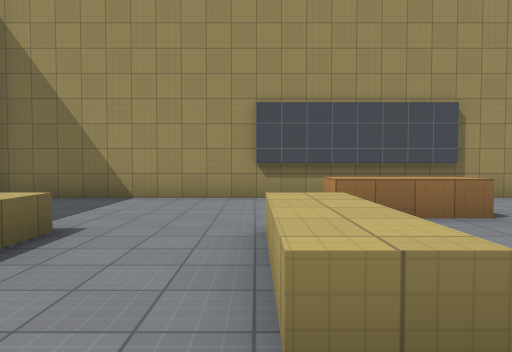
view 1 (above)

24 first-person views from a walk through a Godot game level. The camera is 1.4 m above the floor, tilts 2° down and sees 70° across. The floor is counted in squares, 2 m on a side. Each view is taken from the middle of a square. On the plan, view 1 faces up. The plan holds only what a view shows up to about 11 squares ahead; the rest is blank. The place goes on beyond the plan. Surface patterns are stand-ins for the level's own textures.

view 2
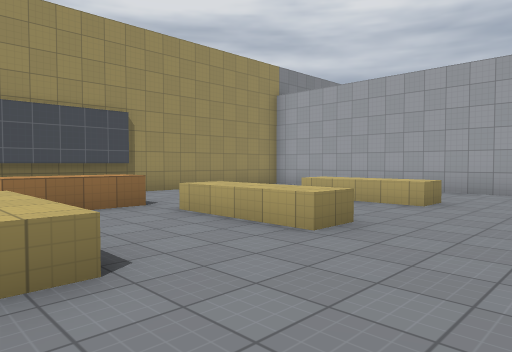

view 3
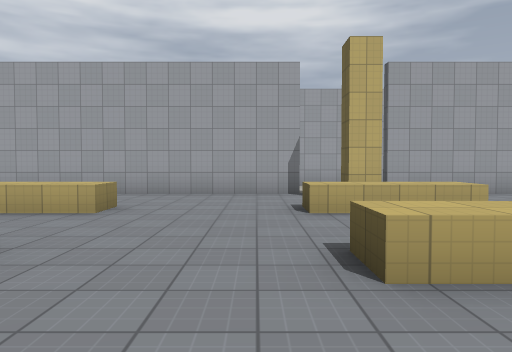

view 4
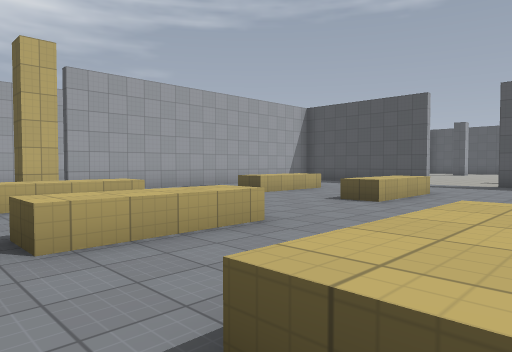

view 5
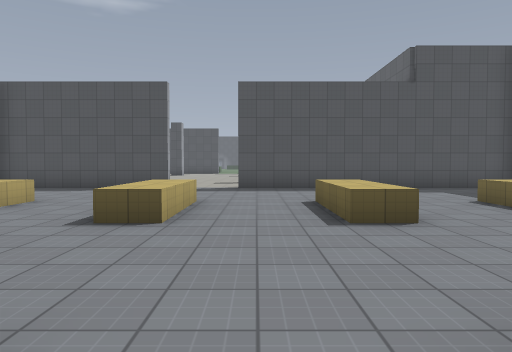

view 6
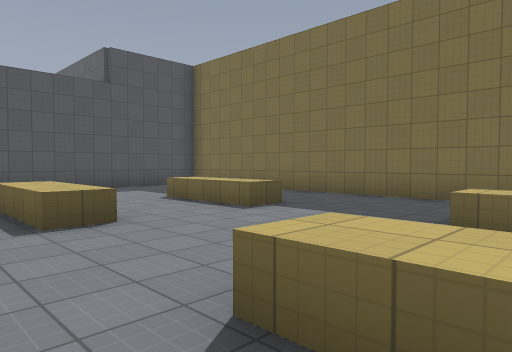

view 7
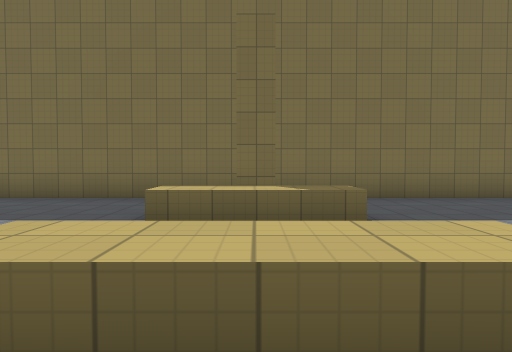

view 8
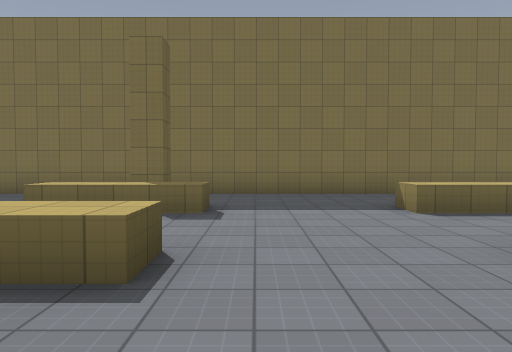

view 9
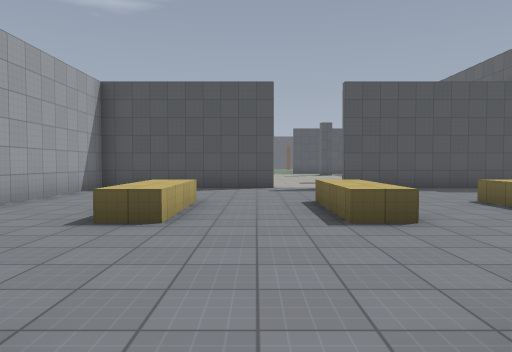

view 10
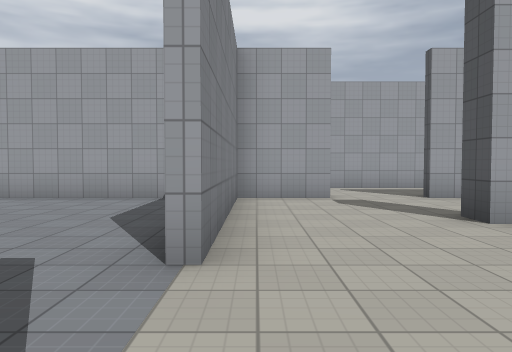

view 11
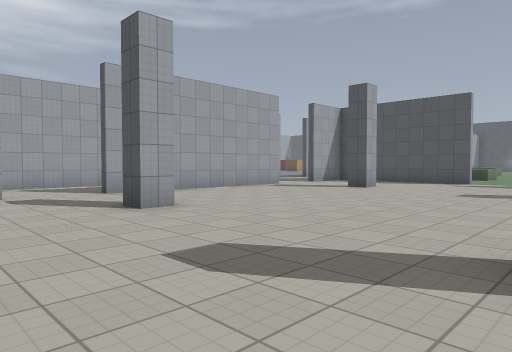

view 12
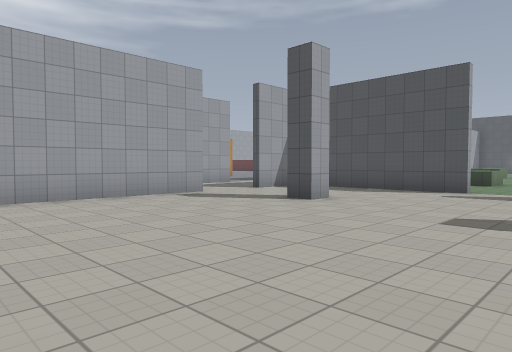

view 13
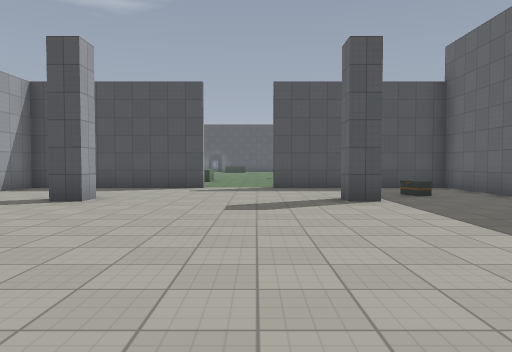

view 14
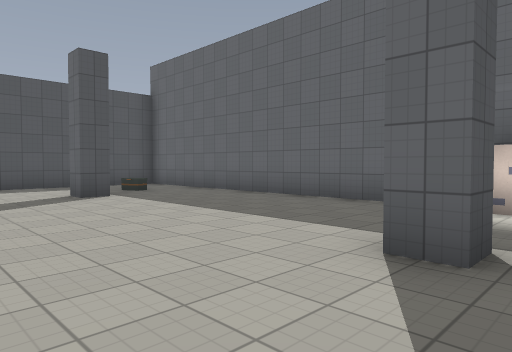

view 15
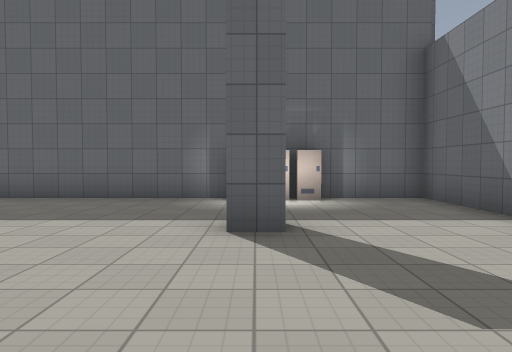

view 16
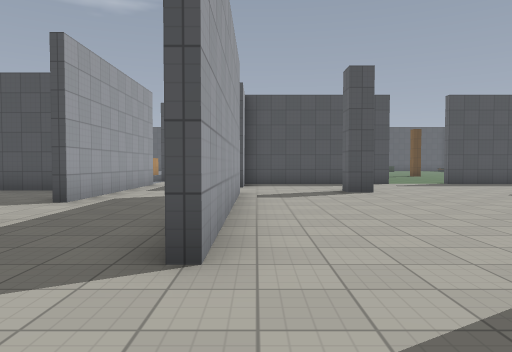

view 17
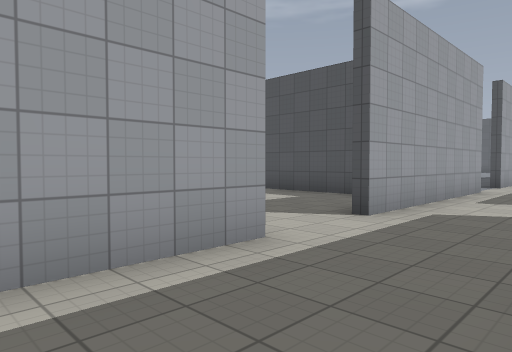

view 18
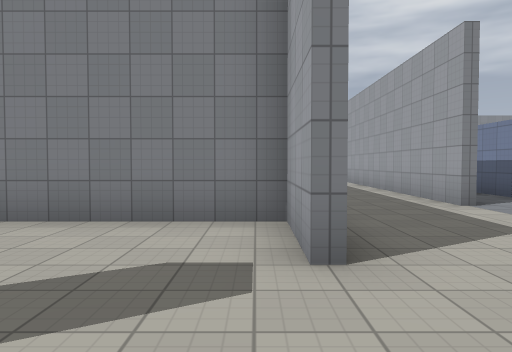

view 19
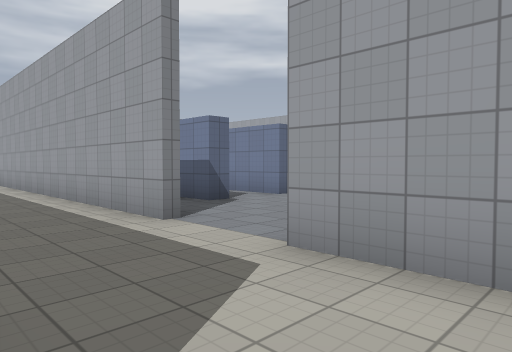

view 20
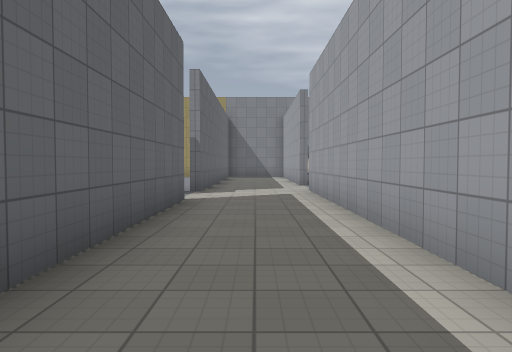

view 21
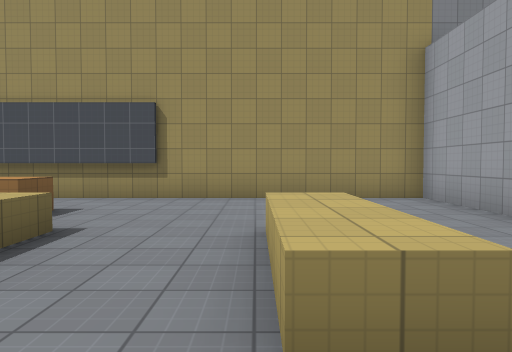

view 22
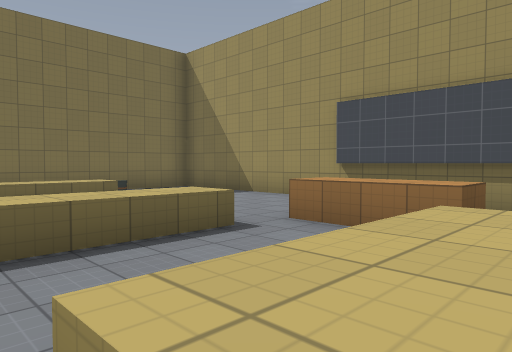

view 23
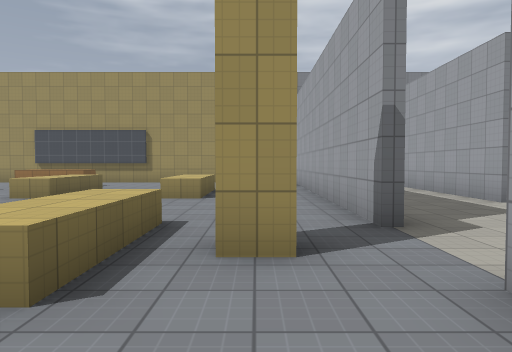

view 24
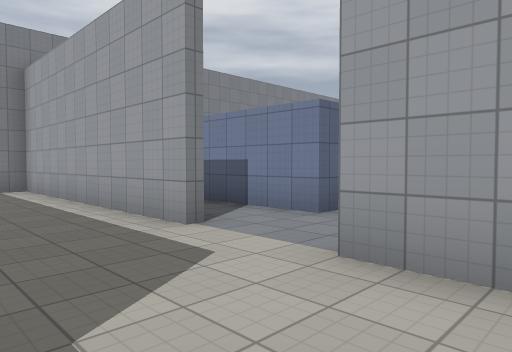

### Floor plan
Key: @ floor where view 1 was taken; # wall or solid block; . floor; ^ raised ledge; C crate; O other object.
Columns run from 6 left of view 1 to 17 right of it. Each row starts with its distance up from view 1.
  8 ################# #
  7 #...... ..... ..# .
  6 #......  .... ..# .#
  5 # O....^^^... ..#..#
  4 #   ............#..#
  3 #  ^^.^^.^^.^^..#..# #
  2 #..^^.^^.^^.^^..#..#.#
  1 #...............#..#.#
  0 #.....@.........#.....
 -1 #...............#....
 -2 #..^^.^^.^^.^^..#..#
 -3 # #^^ ^^.^^.^^#....#
 -4 #  ^^ ^^.^^.^^..#..#
 -5 #.... ..........#..#
 -6 #...............#..#
 -7 #...............#..#
 -8 #..^^.^^.^^.^^..#..#
 -9 #. ^^.^^.^^.^^..#..# #.#
-10 #   ............#..#.#.#
-11 #  .. ..........#..#...
-12    .. ..........#..#..
-13   ..#####..######....
-14  ####...........#..#
-15    #............#..#
-16     O..............#
-17     O..#.....#.....#
-18    #............#..#
-19    #............#..#
-20    #............#...
-21    #............#....
-22    #............#..#..
-23    #............#..#...
-24    #...#.....#.....#####
-25    #..C............#
-26    #............# .#
-27    ######..###### ##

Where each view was taken, in squares from view 1:
view 1: 0 up, 0 right, facing up
view 2: 1 down, 0 right, facing up-right
view 3: 1 down, 1 right, facing right
view 4: 1 down, 0 right, facing down-right
view 5: 3 down, 2 right, facing down
view 6: 3 down, 2 right, facing down-left
view 7: 3 down, 2 right, facing left
view 8: 1 down, 3 right, facing left
view 9: 3 down, 5 right, facing down
view 10: 14 down, 2 right, facing right
view 11: 14 down, 1 right, facing down-right
view 12: 18 down, 2 right, facing down-right
view 13: 17 down, 3 right, facing down
view 14: 16 down, 4 right, facing down-left
view 15: 17 down, 5 right, facing left
view 16: 15 down, 9 right, facing down
view 17: 17 down, 10 right, facing down-right
view 18: 18 down, 9 right, facing up
view 19: 16 down, 10 right, facing up-right
view 20: 11 down, 11 right, facing up
view 21: 0 up, 6 right, facing up
view 22: 1 up, 4 right, facing up-left
view 23: 6 down, 8 right, facing up
view 24: 3 down, 10 right, facing up-right
